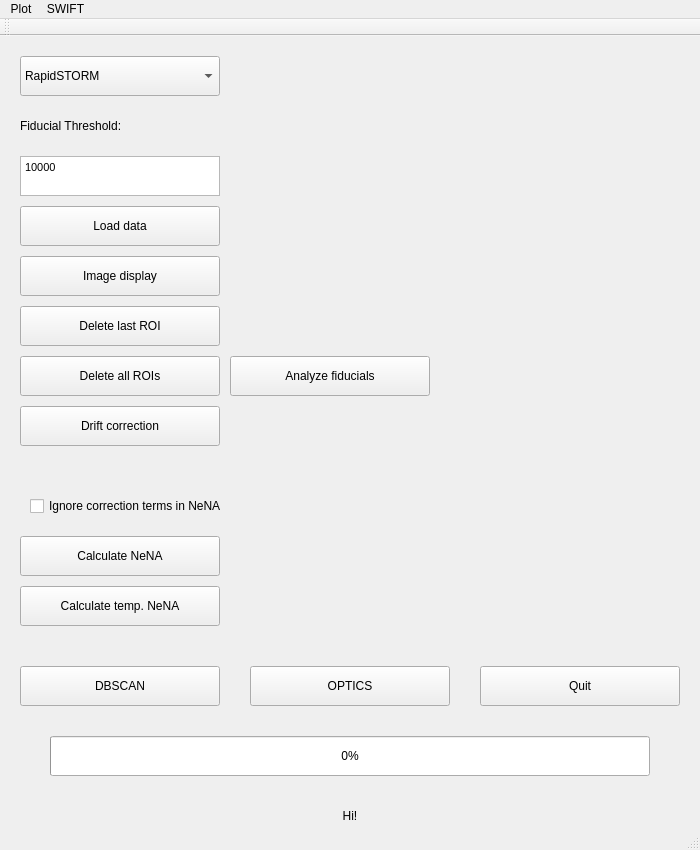
<?xml version="1.0" encoding="UTF-8"?>
<ui version="4.0">
 <class>MainWindow</class>
 <widget class="QMainWindow" name="MainWindow">
  <property name="geometry">
   <rect>
    <x>0</x>
    <y>0</y>
    <width>700</width>
    <height>850</height>
   </rect>
  </property>
  <property name="windowTitle">
   <string>MainWindow</string>
  </property>
  <widget class="QWidget" name="centralwidget">
   <widget class="QComboBox" name="inputFormat">
    <property name="geometry">
     <rect>
      <x>20</x>
      <y>20</y>
      <width>200</width>
      <height>40</height>
     </rect>
    </property>
    <item>
     <property name="text">
      <string>RapidSTORM</string>
     </property>
    </item>
    <item>
     <property name="text">
      <string>ThunderSTORM</string>
     </property>
    </item>
   </widget>
   <widget class="QTextEdit" name="fiducialThreshold">
    <property name="geometry">
     <rect>
      <x>20</x>
      <y>120</y>
      <width>200</width>
      <height>40</height>
     </rect>
    </property>
    <property name="html">
     <string>&lt;!DOCTYPE HTML PUBLIC &quot;-//W3C//DTD HTML 4.0//EN&quot; &quot;http://www.w3.org/TR/REC-html40/strict.dtd&quot;&gt;
&lt;html&gt;&lt;head&gt;&lt;meta name=&quot;qrichtext&quot; content=&quot;1&quot; /&gt;&lt;style type=&quot;text/css&quot;&gt;
p, li { white-space: pre-wrap; }
&lt;/style&gt;&lt;/head&gt;&lt;body style=&quot; font-family:'Ubuntu'; font-size:10pt; font-weight:400; font-style:normal;&quot;&gt;
&lt;p style=&quot; margin-top:0px; margin-bottom:0px; margin-left:0px; margin-right:0px; -qt-block-indent:0; text-indent:0px;&quot;&gt;&lt;span style=&quot; font-family:'MS Shell Dlg 2'; font-size:8pt;&quot;&gt;10000&lt;/span&gt;&lt;/p&gt;&lt;/body&gt;&lt;/html&gt;</string>
    </property>
   </widget>
   <widget class="QProgressBar" name="progressBar">
    <property name="geometry">
     <rect>
      <x>50</x>
      <y>700</y>
      <width>600</width>
      <height>40</height>
     </rect>
    </property>
    <property name="layoutDirection">
     <enum>Qt::LeftToRight</enum>
    </property>
    <property name="autoFillBackground">
     <bool>false</bool>
    </property>
    <property name="inputMethodHints">
     <set>Qt::ImhNone</set>
    </property>
    <property name="value">
     <number>0</number>
    </property>
    <property name="textVisible">
     <bool>true</bool>
    </property>
    <property name="orientation">
     <enum>Qt::Horizontal</enum>
    </property>
    <property name="invertedAppearance">
     <bool>false</bool>
    </property>
    <property name="textDirection">
     <enum>QProgressBar::TopToBottom</enum>
    </property>
   </widget>
   <widget class="QLabel" name="fiducialThresholdLabel">
    <property name="geometry">
     <rect>
      <x>20</x>
      <y>70</y>
      <width>200</width>
      <height>40</height>
     </rect>
    </property>
    <property name="text">
     <string>Fiducial Threshold:</string>
    </property>
   </widget>
   <widget class="QPushButton" name="loadData">
    <property name="geometry">
     <rect>
      <x>20</x>
      <y>170</y>
      <width>200</width>
      <height>40</height>
     </rect>
    </property>
    <property name="toolTip">
     <string extracomment="ASDF"/>
    </property>
    <property name="text">
     <string>Load data</string>
    </property>
    <property name="toolTipDuration" stdset="0">
     <number>-1</number>
    </property>
   </widget>
   <widget class="QPushButton" name="delLastROI">
    <property name="geometry">
     <rect>
      <x>20</x>
      <y>270</y>
      <width>200</width>
      <height>40</height>
     </rect>
    </property>
    <property name="text">
     <string>Delete last ROI</string>
    </property>
   </widget>
   <widget class="QPushButton" name="delAllROIs">
    <property name="geometry">
     <rect>
      <x>20</x>
      <y>320</y>
      <width>200</width>
      <height>40</height>
     </rect>
    </property>
    <property name="text">
     <string>Delete all ROIs</string>
    </property>
   </widget>
   <widget class="QPushButton" name="driftCorrection">
    <property name="geometry">
     <rect>
      <x>20</x>
      <y>370</y>
      <width>200</width>
      <height>40</height>
     </rect>
    </property>
    <property name="text">
     <string>Drift correction</string>
    </property>
   </widget>
   <widget class="QCheckBox" name="checkBox">
    <property name="geometry">
     <rect>
      <x>30</x>
      <y>450</y>
      <width>400</width>
      <height>40</height>
     </rect>
    </property>
    <property name="text">
     <string>Ignore correction terms in NeNA</string>
    </property>
   </widget>
   <widget class="QPushButton" name="calculateNeNA">
    <property name="geometry">
     <rect>
      <x>20</x>
      <y>500</y>
      <width>200</width>
      <height>40</height>
     </rect>
    </property>
    <property name="text">
     <string>Calculate NeNA</string>
    </property>
   </widget>
   <widget class="QPushButton" name="calculateTemporalNeNA">
    <property name="geometry">
     <rect>
      <x>20</x>
      <y>550</y>
      <width>200</width>
      <height>40</height>
     </rect>
    </property>
    <property name="text">
     <string>Calculate temp. NeNA</string>
    </property>
   </widget>
   <widget class="QPushButton" name="calculateDBSCAN">
    <property name="geometry">
     <rect>
      <x>20</x>
      <y>630</y>
      <width>200</width>
      <height>40</height>
     </rect>
    </property>
    <property name="text">
     <string>DBSCAN</string>
    </property>
   </widget>
   <widget class="QPushButton" name="calculateOPTICS">
    <property name="geometry">
     <rect>
      <x>250</x>
      <y>630</y>
      <width>200</width>
      <height>40</height>
     </rect>
    </property>
    <property name="text">
     <string>OPTICS</string>
    </property>
   </widget>
   <widget class="QPushButton" name="exitButton">
    <property name="geometry">
     <rect>
      <x>480</x>
      <y>630</y>
      <width>200</width>
      <height>40</height>
     </rect>
    </property>
    <property name="text">
     <string>Quit</string>
    </property>
   </widget>
   <widget class="QPushButton" name="imageDisplay">
    <property name="geometry">
     <rect>
      <x>20</x>
      <y>220</y>
      <width>200</width>
      <height>40</height>
     </rect>
    </property>
    <property name="toolTip">
     <string extracomment="ASDF"/>
    </property>
    <property name="text">
     <string>Image display</string>
    </property>
    <property name="toolTipDuration" stdset="0">
     <number>-1</number>
    </property>
   </widget>
   <widget class="QLabel" name="statusBar">
    <property name="geometry">
     <rect>
      <x>250</x>
      <y>760</y>
      <width>200</width>
      <height>40</height>
     </rect>
    </property>
    <property name="text">
     <string>Hi!</string>
    </property>
    <property name="alignment">
     <set>Qt::AlignCenter</set>
    </property>
   </widget>
   <widget class="QPushButton" name="analyzeFiducials">
    <property name="geometry">
     <rect>
      <x>230</x>
      <y>320</y>
      <width>200</width>
      <height>40</height>
     </rect>
    </property>
    <property name="text">
     <string>Analyze fiducials</string>
    </property>
   </widget>
  </widget>
  <widget class="QMenuBar" name="menubar">
   <property name="geometry">
    <rect>
     <x>0</x>
     <y>0</y>
     <width>700</width>
     <height>22</height>
    </rect>
   </property>
   <widget class="QMenu" name="menuPlot">
    <property name="title">
     <string>Plot</string>
    </property>
    <addaction name="actionBefore_correction"/>
    <addaction name="actionAfter_correction"/>
    <addaction name="actionBEfire_and_after_correction"/>
   </widget>
   <widget class="QMenu" name="menuSWIFT">
    <property name="title">
     <string>SWIFT</string>
    </property>
    <addaction name="actionRun_SWIFT"/>
   </widget>
   <addaction name="menuPlot"/>
   <addaction name="menuSWIFT"/>
  </widget>
  <widget class="QStatusBar" name="statusbar"/>
  <widget class="QToolBar" name="toolBar">
   <property name="windowTitle">
    <string>toolBar</string>
   </property>
   <attribute name="toolBarArea">
    <enum>TopToolBarArea</enum>
   </attribute>
   <attribute name="toolBarBreak">
    <bool>false</bool>
   </attribute>
  </widget>
  <action name="actionBefore_correction">
   <property name="text">
    <string>Before correction</string>
   </property>
  </action>
  <action name="actionAfter_correction">
   <property name="text">
    <string>After correction</string>
   </property>
  </action>
  <action name="actionBEfire_and_after_correction">
   <property name="text">
    <string>Before and after correction</string>
   </property>
  </action>
  <action name="actionRun_SWIFT">
   <property name="text">
    <string>Run SWIFT</string>
   </property>
  </action>
 </widget>
 <resources/>
 <connections/>
</ui>
